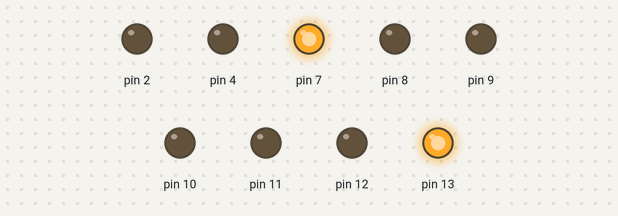
Simulated run of this sketch. Board: Arduino Uno, built with avr-gcc and run on an emulated ATmega328P. Shown: output pins drawn as LEDs (lit = HIGH).

Above: at 2.5 s.
At 8.0 s:
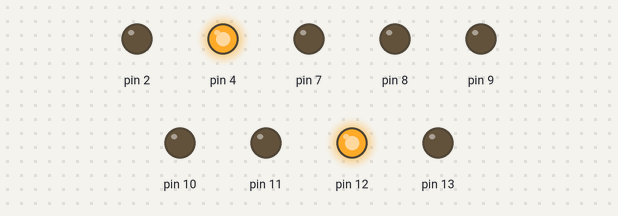
At 13.5 s:
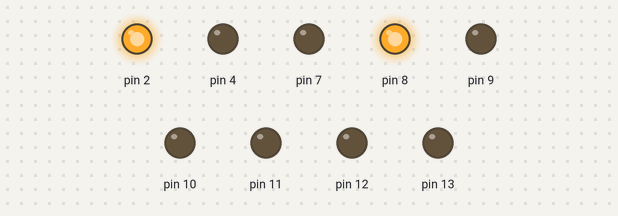
At 19.0 s:
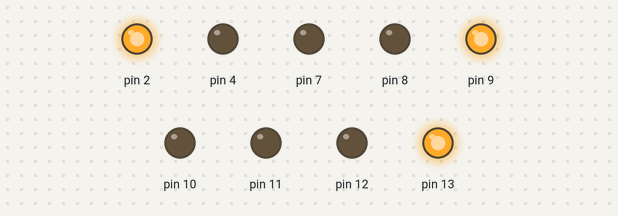
At 26.7 s:
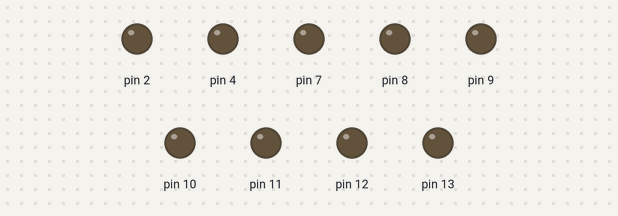
Timing chart, 0 to 28.0 s (numbered marks = the images above):
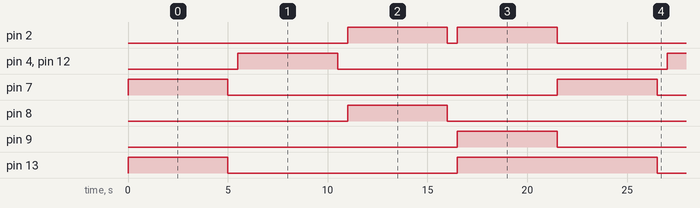

The sketch:

semaforo.ino
```cpp
void setup() {
    pinMode(13, OUTPUT);
    pinMode(12, OUTPUT);
    pinMode(11, OUTPUT);
    pinMode(10, OUTPUT);
    pinMode(9, OUTPUT);
    pinMode(8, OUTPUT);
    pinMode(7, OUTPUT);
    pinMode(4, OUTPUT);
    pinMode(2, OUTPUT);
}

void loop() {
    digitalWrite(13, HIGH);
    digitalWrite(7, HIGH);
    delay(5000);
    digitalWrite(13, LOW);
    digitalWrite(7, LOW);
    delay(500);
    digitalWrite(12, HIGH);
    digitalWrite(4, HIGH);
    delay(5000);
    digitalWrite(12, LOW);
    digitalWrite(4, LOW);
    delay(500);
    digitalWrite(8, HIGH);
    digitalWrite(2, HIGH);
    delay(5000);
    digitalWrite(8, LOW);
    digitalWrite(2, LOW);
    delay(500);
    digitalWrite(13, HIGH);
    digitalWrite(2, HIGH);
    analogWrite(9, 255);
    delay(5000);
    digitalWrite(13, LOW);
    digitalWrite(2, LOW);
    analogWrite(9, 0);
}
```

Measured:
- by itself, pin 2: repeats every 21.5 s: LOW 0.50 s, HIGH 5.0 s, LOW 11.0 s, HIGH 5.0 s
- by itself, pin 4, pin 7–9, pin 12: alternates HIGH for 5.0 s and LOW for 16.5 s
- by itself, pin 13: repeats every 21.5 s: LOW 11.5 s, HIGH 10.0 s
